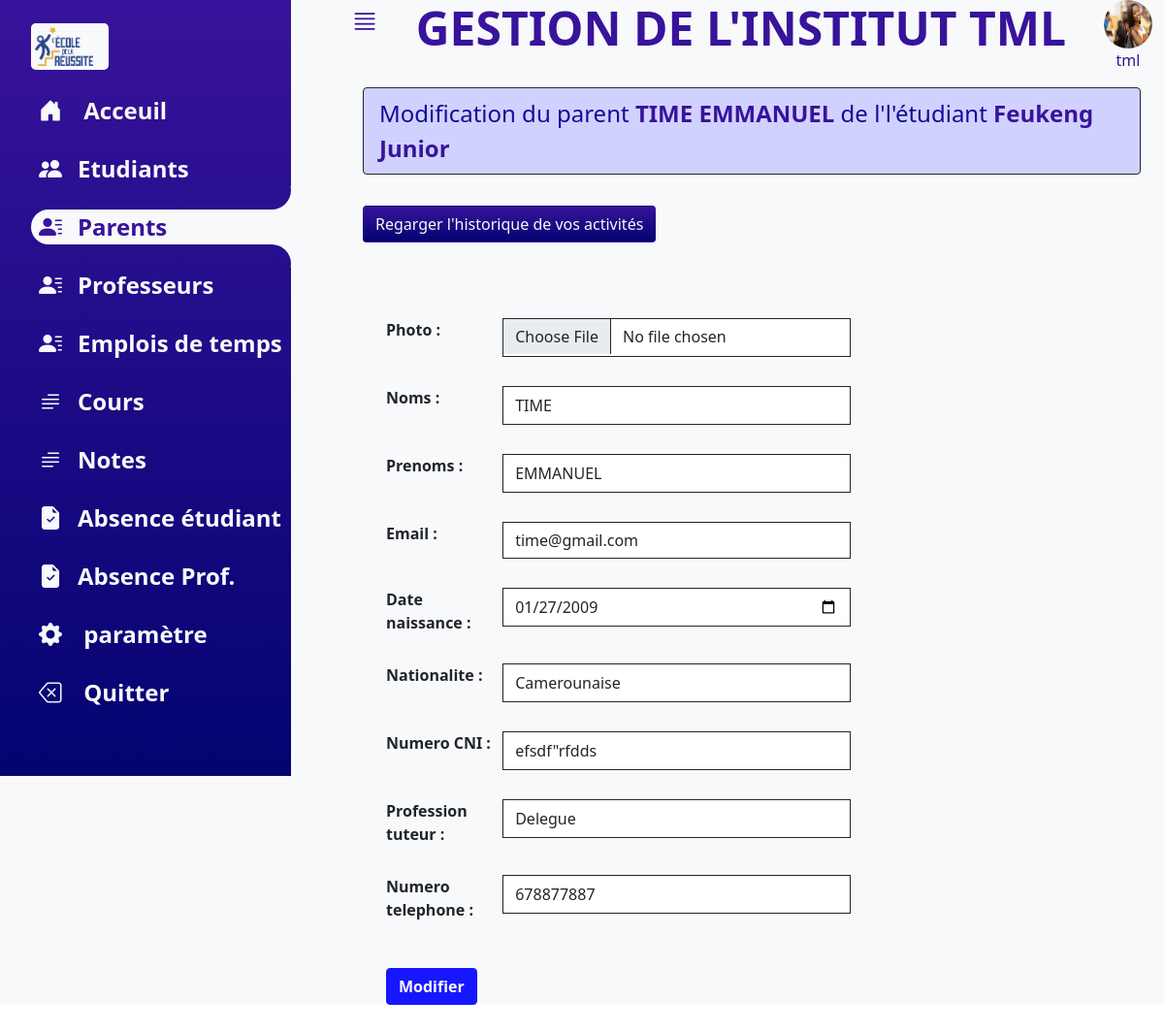
The page /direction/parent/modification_parent/1/ (signed in) on the database its author committed.
### direction/models.py (models this page shows, shortened)
class Parent(models.Model):
	photo=models.ImageField(null=True, blank=True)
	noms=models.CharField(max_length=30)
	prenoms=models.CharField(max_length=30)
	email=models.EmailField(null=True, blank=True)
	date_naissance=models.DateField(null=True)
	nationalite=models.CharField(blank=True, max_length=30)
	numero_CNI=models.CharField(max_length=30)# A revoir
	profession_tuteur=models.CharField(max_length=20)
	numero_telephone=models.CharField( max_length=20, validators=[RegexValidator(
		regex=r"^(\+?\(?237\)?)?[ ]?6([ -/.]?(\d){2}){4}$", message="Mauvais format de numéro")])
	class Meta:
		verbose_name="Tuteur"
		verbose_name_plural="Tuteurs"

class Etudiant(models.Model):
	MASCULIN="MASCULIN"
	FEMININ="FEMININ"
	choices_sex=[(MASCULIN,"Masculin"), (FEMININ, "Feminin")]
	matricule=models.PositiveIntegerField(blank=True, default=0, unique=True)
	photo=models.ImageField(null=True, blank=True)
	noms=models.CharField(max_length=30)
	prenoms=models.CharField(max_length=30)
	date_de_naissance=models.DateField()
	lieu_de_naissance=models.CharField(max_length=30)
	sexe=models.CharField(max_length=10, choices=choices_sex, default=MASCULIN)
	email=models.EmailField()
	nationalite=models.CharField(default="Camerounaise", max_length=30)
	numero_CNI=models.CharField(max_length=30)
	numero_telephone=models.CharField(max_length=15, validators=[RegexValidator(
		regex=r"^(\+?\(?237\)?)?[ ]?6([ -/.]?(\d){2}){4}$", message="Mauvais format de numéro")])
	statut=models.BooleanField(default=False)
	ancienne_ecole=models.CharField(blank=True, null=True, max_length=30)
	specialite=models.ForeignKey("Specialite", on_delete=models.CASCADE)
	club=models.ForeignKey("Club", on_delete=models.CASCADE, null=True, blank=True)
	parent=models.ForeignKey("Parent", on_delete=models.SET_NULL, null=True)
	profil=models.OneToOneField(User, on_delete=models.SET_NULL, null=True, blank=True)
	cantine=models.BooleanField(default=True)
	transport=models.BooleanField(default=True)
	developpment_password=models.CharField(max_length=30)
	class Meta:
		verbose_name="Etudiant"
		verbose_name_plural="Etudiants"

### direction/views.py (the view)
# urls.py: path("parent/modification_parent/<int:pk>/", ModificationParent.as_view(), name="modification_parent"),
class ModificationParent(UserPassesTestMixin ,UpdateView):
    template_name="direction/modification-parent.html"
    model=Parent
    form_class=AjoutParentForm
    context_object_name="parent"
    def test_func(self):
        try:
            group=self.request.user.groups.get(name="secretaire etudiant")
            return True
        except:
            return False
    def get_context_data(self, **kwargs):
        context=super().get_context_data(**kwargs)
        try:
            context["prev"]=self.request.GET["prev"]
        except:
            pass
        return context

### direction/forms.py
class AjoutParentForm(forms.ModelForm):
    error_css_class="text-danger"
    class Meta:
        model=Parent
        fields="__all__"
        widgets={
            "photo":forms.TextInput(attrs={"class":"form-control", "type":"file"}),
            "noms":forms.TextInput(attrs={"class":"form-control"}),
            "prenoms":forms.TextInput(attrs={"class":"form-control"}),
            "email":forms.EmailInput(attrs={"class":"form-control"}),
            "date_naissance":forms.TextInput(attrs={"class":"form-control", "type":"date"}),
            "nationalite":forms.TextInput(attrs={"class":"form-control"}),
            "numero_CNI":forms.TextInput(attrs={"class":"form-control"}),
            "profession_tuteur":forms.TextInput(attrs={"class":"form-control"}),
            "numero_telephone":forms.TextInput(attrs={"class":"form-control"}),
        }

### direction/context_processors.py (called while the page is built)
def getNamesGroupUser(request):
	namesGroup=[group.name for group in request.user.groups.all()]
	return {"names_group": namesGroup}

### direction/templates/direction/modification-parent.html (shortened to what this page needs)
{% extends "direction/base.html" %}
{% block message %}
 <p class="fs-4 border border-dark py-2 px-3 alert alert-primary">
    Modification du parent  <span class="fw-bold violet">{{parent.noms}} {{parent.prenoms}} </span>  de{{parent.etudiant_set.count|pluralize}} {{parent.etudiant_set.count|pluralize:"l', "}}l'étudiant{{parent.etudiant_set.count|pluralize}} {% for etudiant in parent.etudiant_set.all %}
    <span class="fw-bold violet"> {{etudiant.noms}} {{etudiant.prenoms}} </span>
    {% endfor %}
 </p>
{% endblock %}
{% block content %}
{% include "direction/vertical-bar.html" with onglet=3 %}
<div class="container row  mt-4 mb-5 ">
    <div class="col-12  col-lg-8 mt-2">
      <form method="post" class="form-direction" enctype="multipart/form-data" action="{{request.path}}">
        {{form.as_p}}
        <div class=" d-flex justify-content-between mt-5">
         <input type="submit" value="Modifier" class="btn btn-primary fw-bold text-light " name="">
      </div>
      </form>
    </div>
  </div>
{% endblock %}

### direction/templates/direction/base.html (shortened to what this page needs)
{% load static %}
<!DOCTYPE html>
<html lang="fr" dir="ltr">
  <head>
    <link rel="stylesheet" type="text/css" href="{% static 'vitrine/css/style.css' %}">
    <link rel="stylesheet" type="text/css" href="{% static 'direction/css/direction-index.css' %}">
    <link rel="stylesheet" type="text/css" href="{% static 'vitrine/css/bootstrap-icons.css' %}">
  </head>
  <body>
    <div class="container-fluid bg-light">
      <div class="main active ">
        <div class=" top d-flex justify-content-between">
          <div class="menu" style="cursor:pointer;">
            <i class="bi bi-justify fs-3 "></i>
          </div>
          <div class="">
            <p class="text-uppercase display-5 fw-bold"> Gestion de l'institut TML </p>
          </div>
          <div class="">
            <img src="{% static 'vitrine/images/etudiante2.jpg' %}" class="rounded-circle d-block mx-auto" width="50px" height="50px" alt="">
            <p class="text-center"> {{user.username}}</p>
          </div>
        </div>
        <div class="container">
          <div class="">
              {% block message %}
              {% endblock %}
            <button type="button" class="btn my-3" name="button">Regarger l'historique de vos activités</button>
          </div>
          {% block content %}
          {% endblock %}
        </div>
      </div>
    </div>
  </body>
</html>

### direction/static/direction/css/direction-index.css (style rules this page uses)
:root { --violet-gradient:linear-gradient(rgba(56, 19, 155), rgba(3, 3, 113)); --violet:rgba(56, 19, 155); --white:#f8f9fa; }
.violet { color:var(--violet); }
.form-direction p { display: flex; margin-top: 30px; }
.form-direction p label { width: 150px; margin-right: 10px; font-weight: bold; }
.form-direction p input[type="text"], .form-direction p input[type="file"], .form-direction p input[type="date"], .form-direction p input[type=""] { height: 40px; }
.main { padding-left:130px; width:100%; transition: .5s; min-height: 100vh; }
.main .top { color:var(--violet); }
.main.active { padding-left: 350px; }
.main .container button { background: var(--violet); background-image: var(--violet-gradient); color:var(--white); }

### rows shown on the page
Parent: noms "TIME", prenoms "EMMANUEL", email "time@gmail.com", date_naissance "01/27/2009", nationalite "Camerounaise", numero_CNI "efsdf\"rfdds", profession_tuteur "Delegue", numero_telephone "678877887"
Etudiant: noms "Feukeng", prenoms "Junior"

### other values the page prints
{{ user.username }} "tml"
